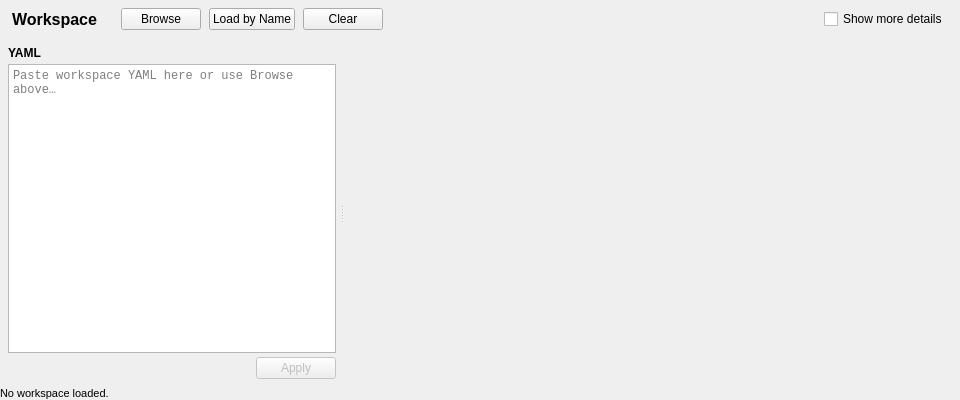
<?xml version="1.0" encoding="UTF-8"?>
<ui version="4.0">
 <class>WorkspaceLoader</class>
 <widget class="QWidget" name="WorkspaceLoader">
  <property name="geometry">
   <rect>
    <x>0</x>
    <y>0</y>
    <width>960</width>
    <height>400</height>
   </rect>
  </property>
  <property name="minimumSize">
   <size>
    <width>640</width>
    <height>400</height>
   </size>
  </property>
  <layout class="QVBoxLayout" name="main_layout">
   <property name="spacing">
    <number>0</number>
   </property>
   <property name="leftMargin">
    <number>0</number>
   </property>
   <property name="topMargin">
    <number>0</number>
   </property>
   <property name="rightMargin">
    <number>0</number>
   </property>
   <property name="bottomMargin">
    <number>0</number>
   </property>
   <item>
    <widget class="QFrame" name="toolbar">
     <property name="sizePolicy">
      <sizepolicy hsizetype="Preferred" vsizetype="Fixed">
       <horstretch>0</horstretch>
       <verstretch>0</verstretch>
      </sizepolicy>
     </property>
     <property name="frameShape">
      <enum>QFrame::NoFrame</enum>
     </property>
     <layout class="QHBoxLayout" name="toolbar_layout">
      <property name="spacing">
       <number>8</number>
      </property>
      <property name="leftMargin">
       <number>12</number>
      </property>
      <property name="topMargin">
       <number>8</number>
      </property>
      <property name="rightMargin">
       <number>12</number>
      </property>
      <property name="bottomMargin">
       <number>8</number>
      </property>
      <item>
       <widget class="QLabel" name="heading_lbl">
        <property name="font">
         <font>
          <pointsize>12</pointsize>
          <weight>75</weight>
          <bold>true</bold>
         </font>
        </property>
        <property name="text">
         <string>Workspace</string>
        </property>
       </widget>
      </item>
      <item>
       <widget class="QLabel" name="file_lbl">
        <property name="font">
         <font>
          <pointsize>9</pointsize>
         </font>
        </property>
        <property name="text">
         <string/>
        </property>
       </widget>
      </item>
      <item>
       <widget class="QPushButton" name="import_btn">
        <property name="toolTip">
         <string>Load a workspace definition from a .yaml file</string>
        </property>
        <property name="text">
         <string>Browse</string>
        </property>
       </widget>
      </item>
      <item>
       <widget class="QPushButton" name="load_btn">
        <property name="toolTip">
         <string>Load a workspace by name from the server's built-in definitions</string>
        </property>
        <property name="text">
         <string>Load by Name</string>
        </property>
       </widget>
      </item>
      <item>
       <widget class="QPushButton" name="clear_btn">
        <property name="toolTip">
         <string>Unload the current workspace</string>
        </property>
        <property name="text">
         <string>Clear</string>
        </property>
       </widget>
      </item>
      <item>
       <spacer name="toolbar_spacer">
        <property name="orientation">
         <enum>Qt::Horizontal</enum>
        </property>
        <property name="sizeHint" stdset="0">
         <size>
          <width>20</width>
          <height>20</height>
         </size>
        </property>
       </spacer>
      </item>
      <item>
       <widget class="QCheckBox" name="show_details_chk">
        <property name="toolTip">
         <string>Show the deck's axis-limit boundary and corner coordinates on the canvas</string>
        </property>
        <property name="text">
         <string>Show more details</string>
        </property>
       </widget>
      </item>
     </layout>
    </widget>
   </item>
   <item>
    <widget class="QSplitter" name="content_splitter">
     <property name="orientation">
      <enum>Qt::Horizontal</enum>
     </property>
     <property name="childrenCollapsible">
      <bool>false</bool>
     </property>
     <widget class="QWidget" name="editor_widget">
      <property name="minimumSize">
       <size>
        <width>200</width>
        <height>0</height>
       </size>
      </property>
      <property name="maximumSize">
       <size>
        <width>340</width>
        <height>16777215</height>
       </size>
      </property>
      <layout class="QVBoxLayout" name="editor_layout">
       <property name="spacing">
        <number>4</number>
       </property>
       <property name="leftMargin">
        <number>8</number>
       </property>
       <property name="topMargin">
        <number>8</number>
       </property>
       <property name="rightMargin">
        <number>4</number>
       </property>
       <property name="bottomMargin">
        <number>8</number>
       </property>
       <item>
        <widget class="QLabel" name="editor_heading_lbl">
         <property name="font">
          <font>
           <pointsize>9</pointsize>
           <weight>75</weight>
           <bold>true</bold>
          </font>
         </property>
         <property name="text">
          <string>YAML</string>
         </property>
        </widget>
       </item>
       <item>
        <widget class="QPlainTextEdit" name="yaml_edit">
         <property name="font">
          <font>
           <family>monospace</family>
           <pointsize>9</pointsize>
          </font>
         </property>
         <property name="lineWrapMode">
          <enum>QPlainTextEdit::NoWrap</enum>
         </property>
         <property name="placeholderText">
          <string>Paste workspace YAML here or use Browse above…</string>
         </property>
        </widget>
       </item>
       <item>
        <layout class="QHBoxLayout" name="editor_footer">
         <property name="spacing">
          <number>8</number>
         </property>
         <item>
          <widget class="QLabel" name="line_count_lbl">
           <property name="font">
            <font>
             <pointsize>8</pointsize>
            </font>
           </property>
           <property name="text">
            <string/>
           </property>
          </widget>
         </item>
         <item>
          <spacer name="editor_footer_spacer">
           <property name="orientation">
            <enum>Qt::Horizontal</enum>
           </property>
           <property name="sizeHint" stdset="0">
            <size>
             <width>20</width>
             <height>20</height>
            </size>
           </property>
          </spacer>
         </item>
         <item>
          <widget class="QPushButton" name="apply_btn">
           <property name="enabled">
            <bool>false</bool>
           </property>
           <property name="toolTip">
            <string>Send this YAML to the gantry server and refresh the canvas</string>
           </property>
           <property name="text">
            <string>Apply</string>
           </property>
          </widget>
         </item>
        </layout>
       </item>
      </layout>
     </widget>
     <widget class="QWidget" name="canvas_container">
      <layout class="QVBoxLayout" name="canvas_layout">
       <property name="spacing">
        <number>0</number>
       </property>
       <property name="leftMargin">
        <number>0</number>
       </property>
       <property name="topMargin">
        <number>0</number>
       </property>
       <property name="rightMargin">
        <number>0</number>
       </property>
       <property name="bottomMargin">
        <number>0</number>
       </property>
      </layout>
     </widget>
    </widget>
   </item>
   <item>
    <widget class="QLabel" name="status_lbl">
     <property name="sizePolicy">
      <sizepolicy hsizetype="Fixed" vsizetype="Fixed">
       <horstretch>0</horstretch>
       <verstretch>0</verstretch>
      </sizepolicy>
     </property>
     <property name="font">
      <font>
       <pointsize>8</pointsize>
      </font>
     </property>
     <property name="text">
      <string>No workspace loaded.</string>
     </property>
     <property name="margin">
      <number>6</number>
     </property>
    </widget>
   </item>
  </layout>
 </widget>
 <resources/>
 <connections/>
</ui>
